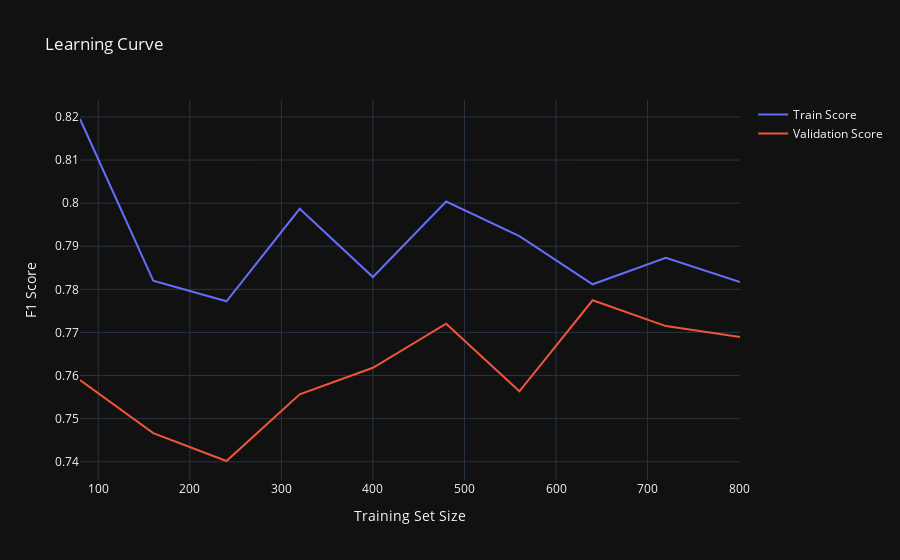

The cell this chart's notebook holds for it:
### Code cell
evaluation(grid_search_svm)

### Figure 1 — Plotly figure (JSON) as saved in the notebook; plotly's stock layout.template omitted (floating-point values rounded to 4 significant figures)
{"data": [{"mode": "lines", "name": "Train Score", "type": "scatter", "x": [80, 160, 240, 320, 400, 480, 560, 640, 720, 801], "y": [0.8195, 0.782, 0.7772, 0.7987, 0.7829, 0.8004, 0.7923, 0.7812, 0.7873, 0.7817]}, {"mode": "lines", "name": "Validation Score", "type": "scatter", "x": [80, 160, 240, 320, 400, 480, 560, 640, 720, 801], "y": [0.7589, 0.7466, 0.7402, 0.7556, 0.7618, 0.772, 0.7563, 0.7775, 0.7715, 0.7689]}], "layout": {"title": {"text": "Learning Curve"}, "xaxis": {"title": {"text": "Training Set Size"}}, "yaxis": {"title": {"text": "F1 Score"}}}}
